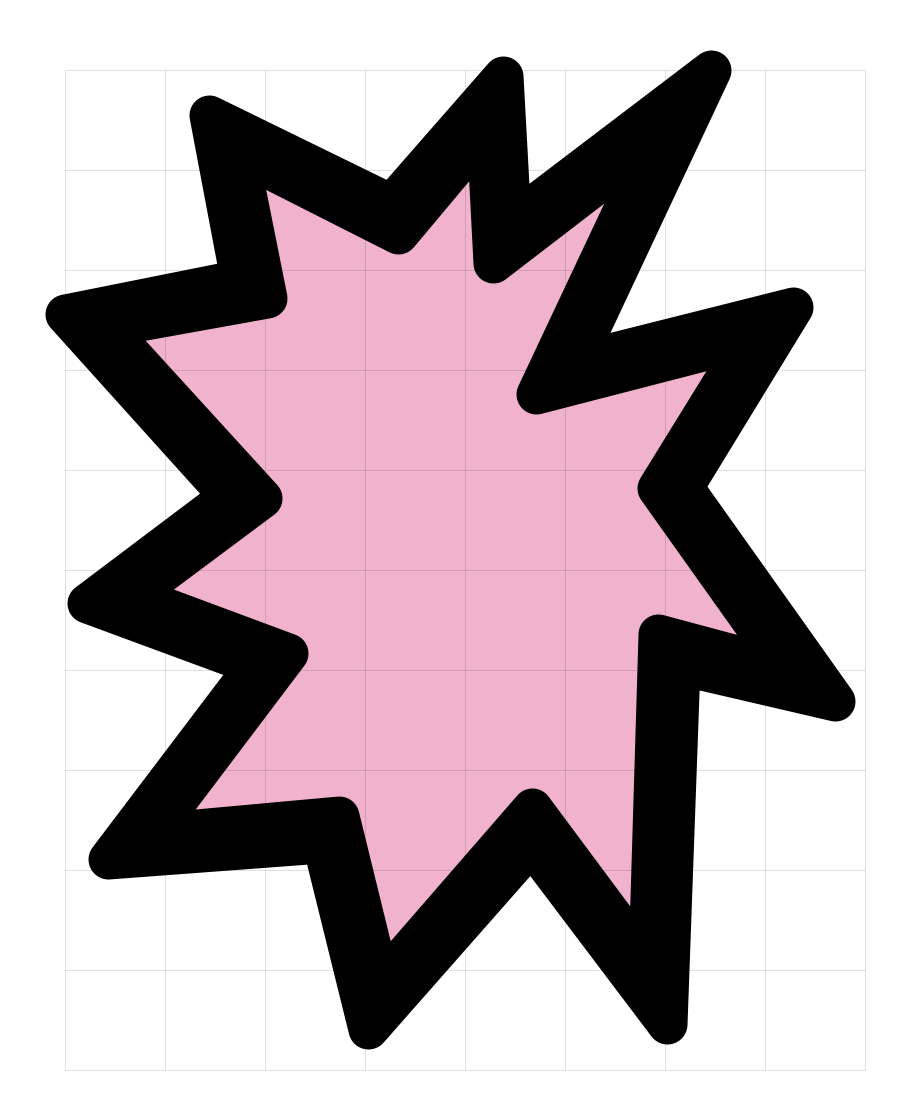
Frame 1 (no input)
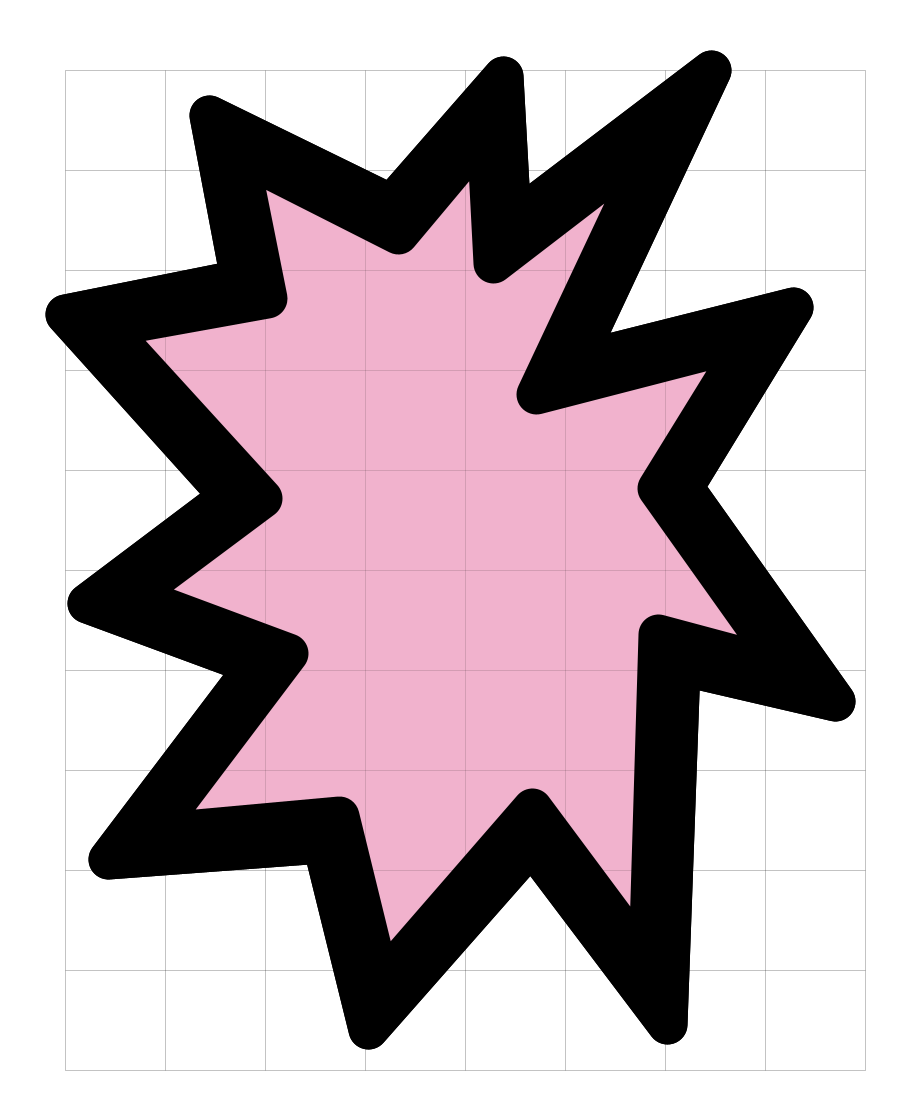
Frame 2 (the mouse pressed at the canvas centre, redrawn once)

The Processing sketch that drew these frames (run headless with seeded random() and noise(); the mouse was pressed at the canvas centre and the sketch redrawn once):

// Processing sketch: OC_LOGO_draw_mod_grid
// ── OC_LOGO_draw_mod_grid.pde
// OC LOGO ANIMATION, Tama Art University

float[][] outer = {
  {618.69, 417.09}, {728.15, 237.57}, {509.81, 292.39}, {646.16, 0.0}, {446.02, 152.01}, {438.73, 6.78}, {326.74, 134.18}, {144.47, 45.9}, {175.58, 209.37}, {0.0, 244.14}, {164.85, 426.16}, {22.34, 533.3}, {190.56, 595.32}, {43.76, 789.19}, {257.61, 773.35}, {303.77, 959.72}, {466.36, 774.31}, {602.29, 954.9}, {615.81, 595.92}, {770.0, 631.68}
};
float[][] inner = {
  {592.2, 418.0}, {684.25, 269.7}, {471.06, 324.86}, {592.02, 67.39}, {428.38, 193.}, {421.95, 59.68}, {333.35, 164.55}, {173.31, 83.53}, {202.61, 228.05}, {41.06, 257.7}, {197.14, 428.81}, {67.92, 525.8}, {223.35, 583.99}, {87.85, 763.07}, {274.54, 746.57}, {315.13, 913.37}, {467.13, 738.6}, {583.25, 894.16}, {593.85, 564.37}, {720.41, 598.34}
};
void setup() {
  size(900, 1100);
  background(255);
  colorMode(HSB, 360, 100, 100);
}
void draw() {
  translate(65, 70);
  fill(0);
  strokeWeight(40.0);
  strokeJoin(ROUND);
  beginShape();
  for (int i = 0; i < 20; i++) { 
    vertex(outer[i][0], outer[i][1]);
  }
  endShape(CLOSE);
  
  //fill(#ff00b8);
  //fill(#F92BB6);
  //fill(320.0, 82.7, 97.6);
  fill(334, 26.4, 94.9);
  strokeWeight(40.0);
  strokeJoin(ROUND);
  beginShape();
  for (int i = 0; i < 20; i++) { 
    vertex(inner[i][0], inner[i][1]);
  }
  endShape(CLOSE);
  
  fill(0);
  strokeWeight(0.0);
  for (int i = 0; i <= 800; i += 100) {
    line(i, 0, i, 1000);
  }
  for (int w = 0; w <= 1000; w += 100) {
    line(0, w, 800, w);
  }

  
  noLoop();
}
